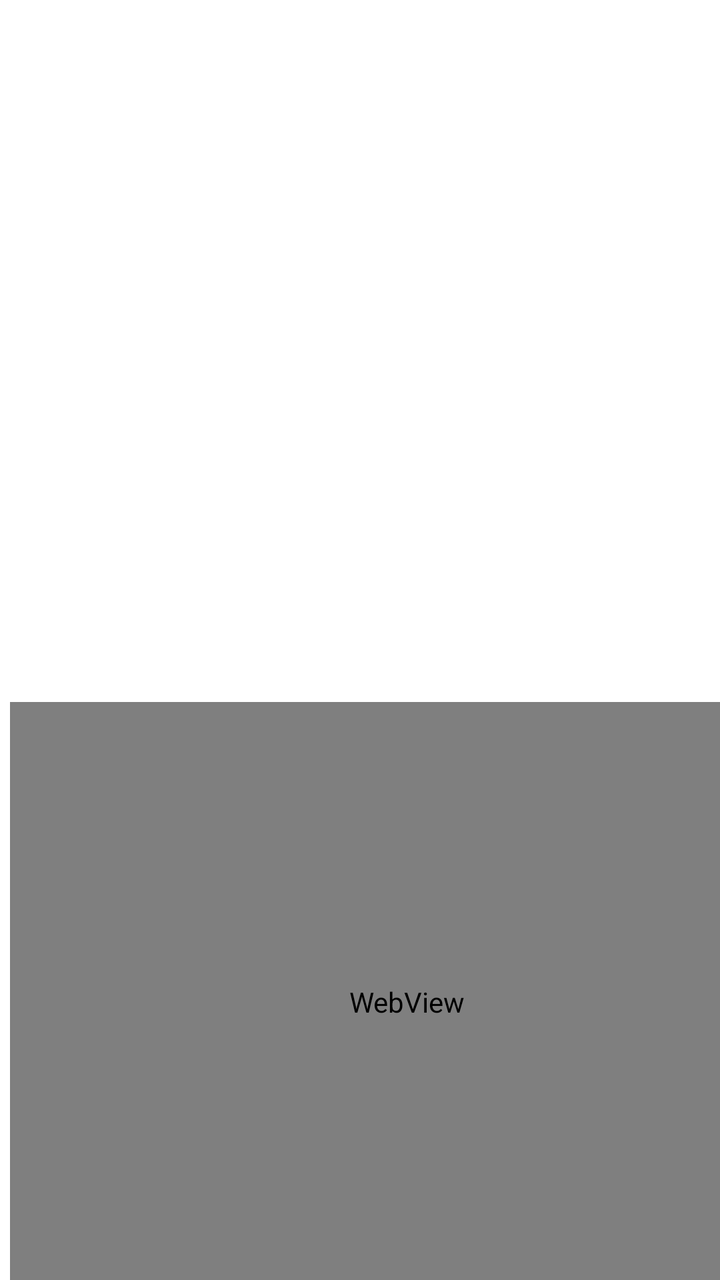
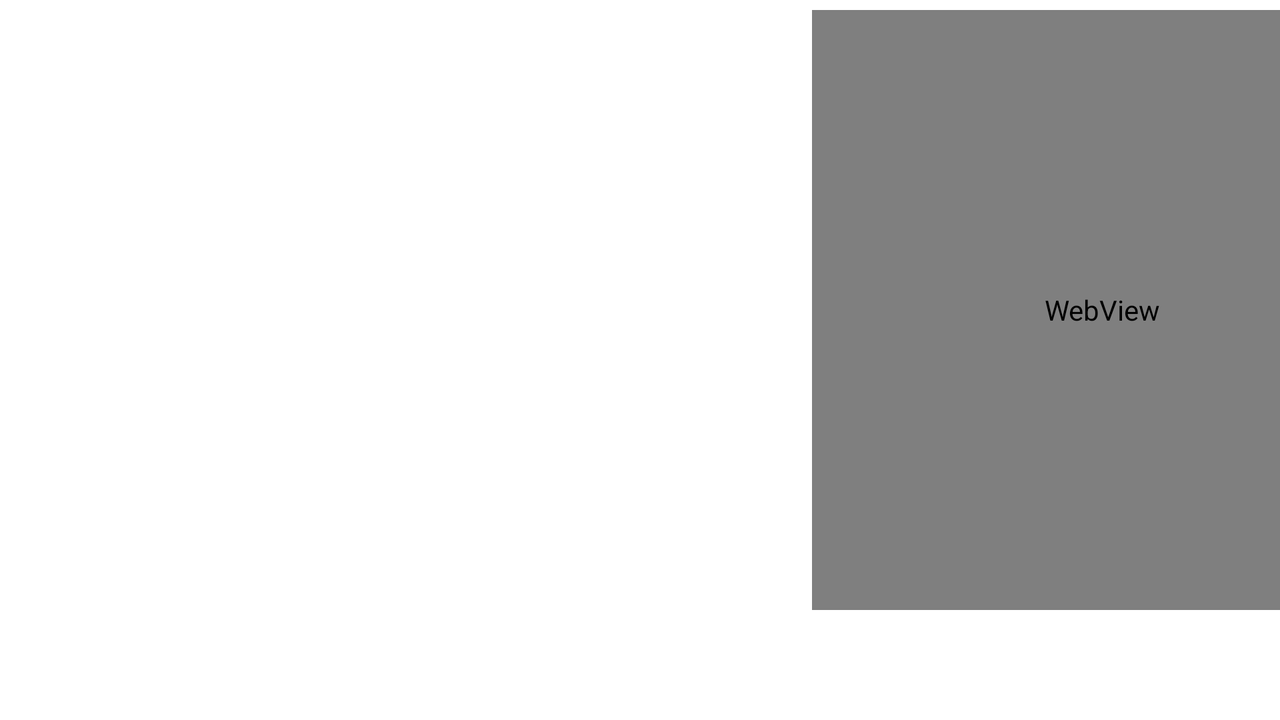

An Android layout and its configuration variant, each rendered on a device that would load it. The default file and the variant file are quoted in full after the pictures.
<!-- AndroidManifest.xml: application theme Theme.ProjetAndroid -->
<!-- res/layout/fragment_show.xml -->
<?xml version="1.0" encoding="utf-8"?>
<LinearLayout xmlns:android="http://schemas.android.com/apk/res/android"
    xmlns:tools="http://schemas.android.com/tools"
    android:layout_width="match_parent"
    android:layout_height="match_parent"
    android:orientation="vertical"
    tools:context=".Show"
    tools:ignore="MissingDefaultResource">

    <androidx.recyclerview.widget.RecyclerView
        android:id="@+id/recyclerView"
        android:layout_width="391dp"
        android:layout_height="336dp"
        android:layout_marginStart="10dp"
        android:layout_marginTop="10dp" />

    <WebView
        android:id="@+id/webview"
        android:layout_width="397dp"
        android:layout_height="300dp"
        android:layout_marginStart="5dp"
        android:layout_marginTop="5dp"
        tools:ignore="MissingConstraints" />

</LinearLayout>
<!-- resources referenced by this layout -->
<resources>
  <style name="Theme.ProjetAndroid" parent="Theme.MaterialComponents.DayNight.NoActionBar">
          
          <item name="colorPrimary">@color/purple_500</item>
          <item name="colorPrimaryVariant">@color/purple_700</item>
          <item name="colorOnPrimary">@color/white</item>
          
          <item name="colorSecondary">@color/teal_200</item>
          <item name="colorSecondaryVariant">@color/teal_700</item>
          <item name="colorOnSecondary">@color/black</item>
          
          <item name="android:statusBarColor" tools:targetApi="l">?attr/colorPrimaryVariant</item>
          
      </style>
</resources>
<!-- res/layout-land/fragment_show.xml (the repository's variant of the layout above) -->
<!-- drawn on the phone turned sideways -->
<?xml version="1.0" encoding="utf-8"?>
<LinearLayout xmlns:android="http://schemas.android.com/apk/res/android"
    xmlns:tools="http://schemas.android.com/tools"
    android:layout_width="match_parent"
    android:layout_height="match_parent"
    android:orientation="horizontal"
    tools:context=".Show"
    tools:ignore="MissingDefaultResource">

    <androidx.recyclerview.widget.RecyclerView
        android:id="@+id/recyclerView"
        android:layout_width="391dp"
        android:layout_height="336dp"
        android:layout_marginStart="10dp"
        android:layout_marginTop="10dp" />

    <WebView
        android:id="@+id/webview"
        android:layout_width="290dp"
        android:layout_height="300dp"
        android:layout_marginStart="5dp"
        android:layout_marginTop="5dp"
        tools:ignore="MissingConstraints" />

</LinearLayout>
